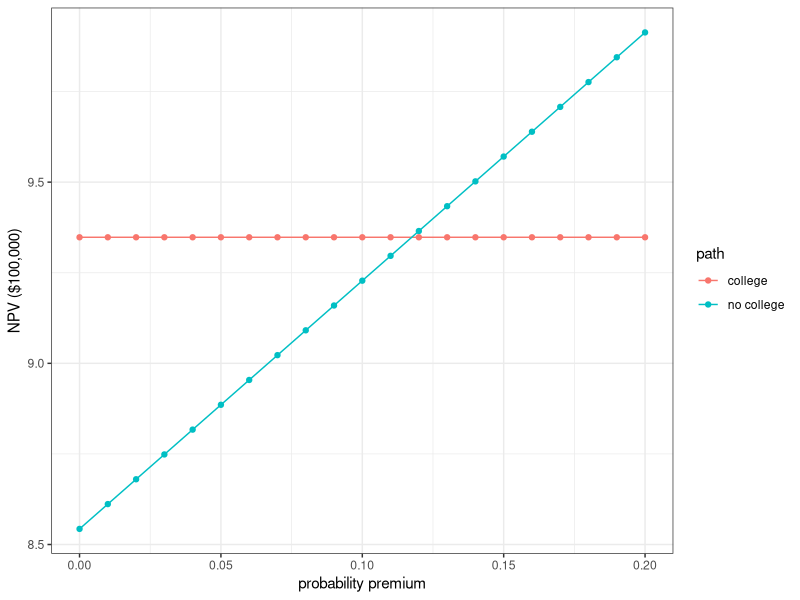
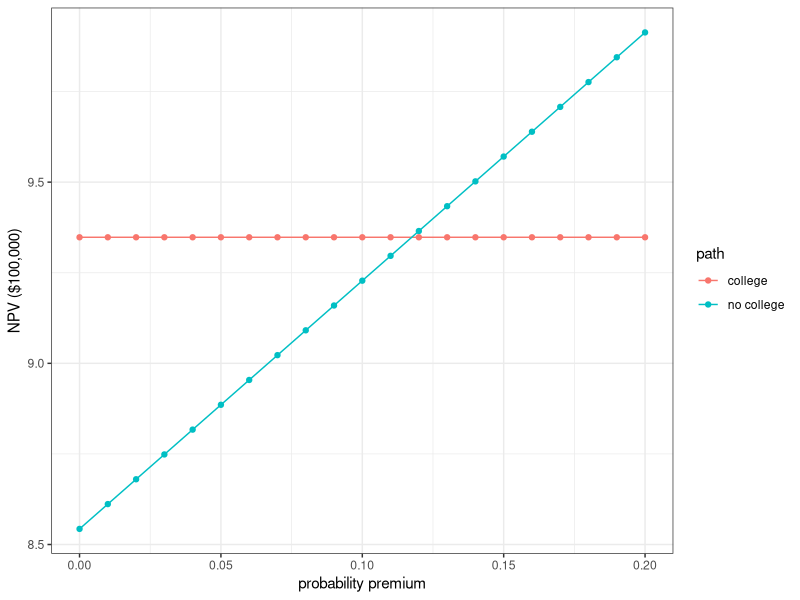
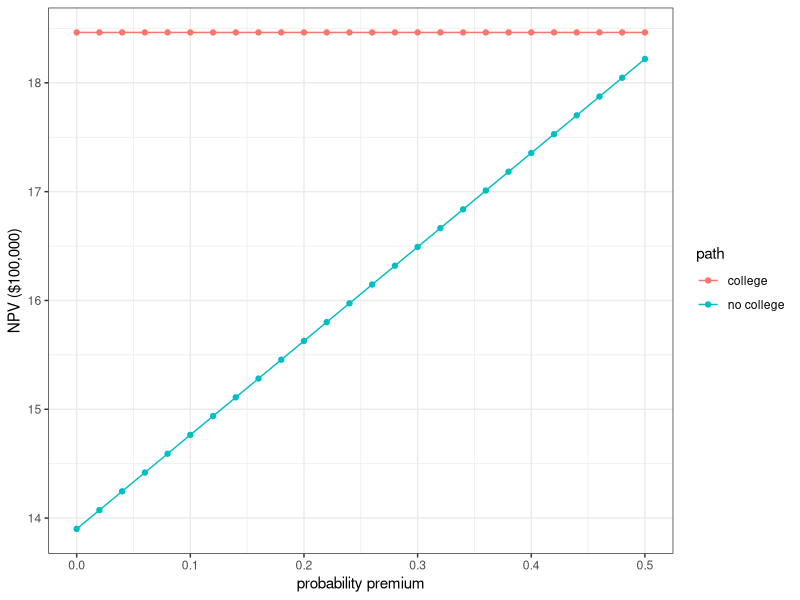

Reproduce these figures in R, in order.

require(data.table)
require(ggplot2)
########################################################
########################################################
#parameters

#the backbone of this analysis is really simple,
# it is based on what you make in year 1 and what you
# make in year 5 according to 4 different paths


#starting non-MLS salary for UC Berkely grads
s.CAL <- 60400

#starting non-MLS salary for the no college option
s.NC <- 0.62*60400

# salary for the professional soccer development contract
s.DEV <- 26000

# salary for the college option (to account for living expenses being paid for)
s.COL <- 14000

# starting salary for the MLS contract (based on the current median MLS salary)
s.MLS <- 91000

g.CAL <- 1.08
g.MLS <- 1.1
g.NC <- 1.08

#set up the earnings caps 
cap <- c(150000,1000000,150000,1000000)

df <- data.frame(path=c(1:4),year1=c(s.DEV,s.DEV,s.COL,s.COL),year5=c(s.NC,s.MLS,s.CAL,s.MLS),
                 growth=c(g.NC,g.MLS,g.CAL,g.MLS), cap=cap,
                 desc=c("developmental contract + no MLS","developmental contract + MLS","college + no MLS","college + MLS"))

#time horizon
T <- 14

#beta - the discount rate
beta <- 0.97

#probability of MLS success in the college scenario
p.CAL <- .5

#probability premium for the non college option
p.prem <- 0
############################################################
############################################################
############################################################
############################################################
############################################################
############################################################
############################################################
############################################################

#the following analysis is based on 4 paths:

#1.  developmental contract/no MLS
#2.  developmental contract/MLS
#3.  college/no MLS
#4.  college/MLS


#--------------------------------------------------------------

npv <- function(path){
  E <- data.frame(rbindlist(lapply(c(1:T),function(t){
    if(t<5){
      v <- df$year1[df$path==path] * beta^(t-1)
    }else{
      v <- min(df$cap[df$path==path],(df$year5[df$path==path] * (df$growth[df$path==path]^(t-5)))) * beta^(t-1)
    }
    return(data.frame(v=v))
  })))
  return(E)
}

#------------------------------------------------------------------

#-------------------------------------------------------------------
#so now we'll call the function for each path
#
#	For starters we assume the college-no college
#	paths are equally likely to lead to an MLS
#	contract in the 5th year.  This means the expected
# 	net present value of the no-college path is 
#		0.5*npv[no college/no MLS] + 0.5*npv[no college/no MLS]
#	
#	and the net present value of the college path is:
#		0.5*npv[college/no MLS] * 0.5*npv[college/MLS]
#

earnings <- data.frame(npv(path=1),npv(path=2),npv(path=3),npv(path=4))
names(earnings) <- c("path1","path2", "path3", "path4")

#Initial Run
EV <- data.frame(path=c("no college","college"),
                 EV=c( ((1-(p.CAL+p.prem))*sum(earnings$path1))+((p.CAL+p.prem)*sum(earnings$path2)), 
                       ((1-p.CAL)*sum(earnings$path3))+(p.CAL*sum(earnings$path4)) ))

#now let's plot the probability premiums. for this we'll write another function that accepts
# the probability premium as an input

EV.sim <- function(p.add){
  return(data.frame(path=c("no college","college"),
                    val=c( ((1-(p.CAL+p.add))*sum(earnings$path1))+((p.CAL+p.add)*sum(earnings$path2)),
                           ((1-p.CAL)*sum(earnings$path3))+ ((p.CAL)*sum(earnings$path4))),
                    prem=c(rep(p.add,2)))
  )
}

df.prem <- data.frame(rbindlist(lapply(seq(from=0,to=0.2,by=0.01),EV.sim)))
ggplot(df.prem,aes(x=prem,y=val/100000,color=path))+geom_line()+geom_point() + 
    ylab("NPV ($100,000)") + xlab("probability premium") + theme_bw()

png(file="U:/personal/mls_plot1.jpg",width=400,height=400)
ggplot(df.prem,aes(x=prem,y=val/100000,color=path))+geom_line()+geom_point() + 
  ylab("NPV ($100,000)") + xlab("probability premium") + theme_bw()
dev.off()

#########################################################################
#########################################################################
#########################################################################
#########################################################################
#########################################################################
#########################################################################
#########################################################################
#########################################################################
#########################################################################
#########################################################################
#########################################################################
#########################################################################
#########################################################################
#########################################################################
#########################################################################
#########################################################################
#########################################################################
#########################################################################
#########################################################################
#########################################################################
#########################################################################


#---------------------------------------------------------------------
#Life time analysis

#the following assumptions are made for the lifetime analysis:

#	1.  conditional on making the MLS the player will have a 10 year career
#	2.  after 10 years the non college educated player's salary reverts back to 
#		the year 11 salary for a non-college educated worker and the college educated
#   salary reverts back to the year 11 salary for a Berkeley educated worker
#	3.  the rate of earnings growth is 1.5 times higher for Berkeley educated workers than for
#		non college educated worker
#	4.  the period of analysis is 25 years
#      

# make a few changes to the base data frame
df$growth <- c(1.052,1.1,1.08,1.1)

df$year15 <- 0
df$year15[df$path==1] <- df$year5[df$path==1]*(df$growth[df$path==1])^10

#we assume that once the 10 year MLS career is over the player's year 16
# starting salary is as if he were a high school educated worker with 10 years
# work experience

df$year15[df$path==2] <- df$year5[df$path==1]*(df$growth[df$path==1])^10
#df$year16[df$path==2] <- 80000

#the year 15 salary for a Cal grad is just the continuation of his prior 
# earnings growth
df$year15[df$path==3] <- df$year5[df$path==3]*(df$growth[df$path==3])^10

#the year 15 salary for a Cal grad who player 10 years in the MLS is
# equal to the year 11 salary for a Cal grad with 10 years experience
df$year15[df$path==4] <- df$year5[df$path==3]*(df$growth[df$path==3])^10

#amend the npv calculation sligthly to introduce the proper starting
# salary at the termination of the 10 year MLS contract.  Also, imposing the cap
# is a little funky for the lifetime analysis so we'll break this down into parts
val <- function(path){
  E <- data.frame(rbindlist(lapply(c(1:T),function(t){
    if(t<5){
      v <- df$year1[df$path==path]
    }else if(t>=5 & t<15){
      v <- (df$year5[df$path==path] * (df$growth[df$path==path]^(t-5))) 
    }else{
      v <- min(df$cap[df$path==path],(df$year15[df$path==path]*(df$growth[df$path==path]^(t-15))))
    }
    return(data.frame(v=v))
  })))
  return(E)
}
#---------------------------------------------------------------------


#initial lifetime run
T<- 25
earnings <- data.frame(val(path=1),val(path=2),val(path=3),val(path=4))
names(earnings) <- c("path1","path2","path3","path4")

#this part is clunky but I gots other work to do tonigth so I'm not investing in elegance...
# feel free to clone this shit in GitHub and push some changes!

#now impose the cap by hand for paths 3 and 4 and discount to PV terms
earnings$path2[which(earnings$path2>df$cap[1] & as.numeric(rownames(earnings))>15)] <- df$cap[1]
earnings$path4[which(earnings$path4>df$cap[3] & as.numeric(rownames(earnings))>15)] <- df$cap[3]

#now discount to present value
earnings <- t(sapply(1:nrow(earnings),function(i)beta^(i-1)*earnings[i,]))
earnings <- data.frame(path1=unlist(earnings)[1:25],
                       path2=unlist(earnings)[26:50],
                       path3=unlist(earnings)[51:75],
                       path4=unlist(earnings)[76:100])


EV <- data.frame(path=c("no college","college"),
                 EV=c( ((1-(p.CAL+p.prem))*sum(earnings$path1))+((p.CAL+p.prem)*sum(earnings$path2)), 
                       ((1-p.CAL)*sum(earnings$path3))+(p.CAL*sum(earnings$path4))) )


#simulate some probability premiums
EV.sim <- function(p.add){
  return(data.frame(path=c("no college","college"),
                    val=c( ((1-(p.CAL+p.add))*sum(earnings$path1))+((p.CAL+p.add)*sum(earnings$path2)),
                           ((1-p.CAL)*sum(earnings$path3))+ ((p.CAL)*sum(earnings$path4))),
                    prem=c(rep(p.add,2)))
  )
}

df.prem <- data.frame(rbindlist(lapply(seq(from=0,to=0.5,by=0.02),EV.sim)))
png(file="U:/personal/mlsplot2.png",width=400,height=400)
ggplot(df.prem,aes(x=prem,y=val/100000,color=path))+geom_line()+geom_point() + 
  ylab("NPV ($100,000)") + xlab("probability premium") + theme_bw()
dev.off()






